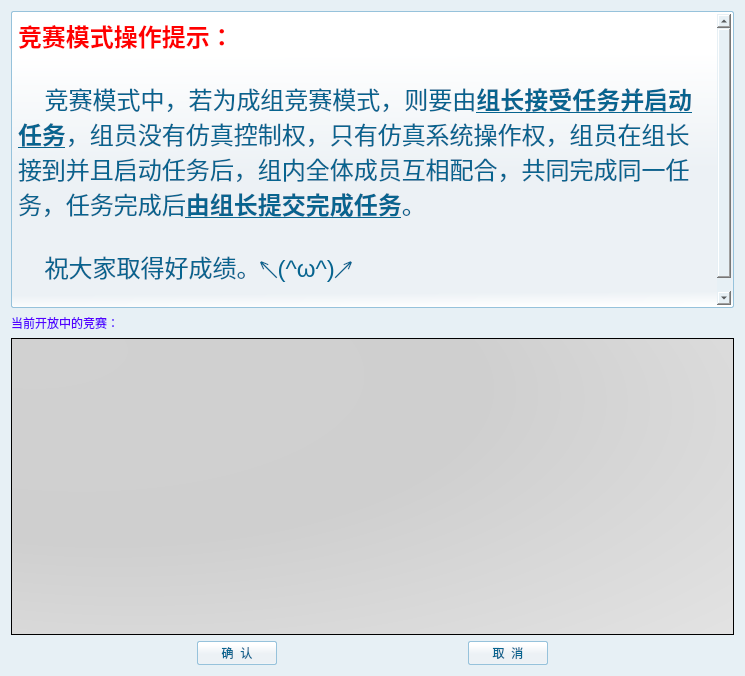
<?xml version="1.0" encoding="UTF-8"?>
<ui version="4.0">
 <class>WaitContest</class>
 <widget class="QWidget" name="WaitContest">
  <property name="geometry">
   <rect>
    <x>0</x>
    <y>0</y>
    <width>745</width>
    <height>676</height>
   </rect>
  </property>
  <property name="windowTitle">
   <string>竞赛提示</string>
  </property>
  <property name="styleSheet">
   <string notr="true">font: 14pt &quot;宋体&quot;;
background-color: rgb(231, 240, 245);</string>
  </property>
  <layout class="QGridLayout" name="gridLayout">
   <item row="3" column="0">
    <layout class="QHBoxLayout" name="horizontalLayout">
     <item>
      <spacer name="horizontalSpacer">
       <property name="orientation">
        <enum>Qt::Horizontal</enum>
       </property>
       <property name="sizeHint" stdset="0">
        <size>
         <width>40</width>
         <height>20</height>
        </size>
       </property>
      </spacer>
     </item>
     <item>
      <widget class="QPushButton" name="pushButtonOK">
       <property name="minimumSize">
        <size>
         <width>80</width>
         <height>0</height>
        </size>
       </property>
       <property name="styleSheet">
        <string notr="true">background-color: qlineargradient(spread:pad, x1:0.520599, y1:1, x2:0.508, y2:0.142, stop:0 rgba(255, 255, 255, 255), stop:0.0564972 rgba(236, 241, 245, 255), stop:0.536723 rgba(236, 241, 245, 255), stop:1 rgba(255, 255, 255, 255));

    border-width: 1px;
    border-color: rgb(150, 194, 219);
    border-style: solid;
    border-radius: 2;
    padding: 2px;
font: 13pt &quot;汉仪中黑简&quot;;
color: rgb(7, 100, 143);font: 75 14pt &quot;宋体&quot;;</string>
       </property>
       <property name="text">
        <string>确  认</string>
       </property>
      </widget>
     </item>
     <item>
      <spacer name="horizontalSpacer_2">
       <property name="orientation">
        <enum>Qt::Horizontal</enum>
       </property>
       <property name="sizeHint" stdset="0">
        <size>
         <width>40</width>
         <height>20</height>
        </size>
       </property>
      </spacer>
     </item>
     <item>
      <widget class="QPushButton" name="pushButtonCancel">
       <property name="minimumSize">
        <size>
         <width>80</width>
         <height>0</height>
        </size>
       </property>
       <property name="styleSheet">
        <string notr="true">background-color: qlineargradient(spread:pad, x1:0.520599, y1:1, x2:0.508, y2:0.142, stop:0 rgba(255, 255, 255, 255), stop:0.0564972 rgba(236, 241, 245, 255), stop:0.536723 rgba(236, 241, 245, 255), stop:1 rgba(255, 255, 255, 255));

    border-width: 1px;
    border-color: rgb(150, 194, 219);
    border-style: solid;
    border-radius: 2;
    padding: 2px;
font: 13pt &quot;汉仪中黑简&quot;;
color: rgb(7, 100, 143);font: 75 14pt &quot;宋体&quot;;</string>
       </property>
       <property name="text">
        <string>取  消</string>
       </property>
      </widget>
     </item>
     <item>
      <spacer name="horizontalSpacer_3">
       <property name="orientation">
        <enum>Qt::Horizontal</enum>
       </property>
       <property name="sizeHint" stdset="0">
        <size>
         <width>40</width>
         <height>20</height>
        </size>
       </property>
      </spacer>
     </item>
    </layout>
   </item>
   <item row="0" column="0">
    <widget class="QTextBrowser" name="textBrowser">
     <property name="styleSheet">
      <string notr="true">background-color: qlineargradient(spread:pad, x1:0.520599, y1:1, x2:0.508, y2:0.142, stop:0 rgba(255, 255, 255, 255), stop:0.0564972 rgba(236, 241, 245, 255), stop:0.536723 rgba(236, 241, 245, 255), stop:1 rgba(255, 255, 255, 255));

    border-width: 1px;
    border-color: rgb(150, 194, 219);
    border-style: solid;
    border-radius: 2;
    padding: 2px;
font: 13pt &quot;汉仪中黑简&quot;;
color: rgb(7, 100, 143);</string>
     </property>
     <property name="undoRedoEnabled">
      <bool>false</bool>
     </property>
     <property name="html">
      <string>&lt;!DOCTYPE HTML PUBLIC &quot;-//W3C//DTD HTML 4.0//EN&quot; &quot;http://www.w3.org/TR/REC-html40/strict.dtd&quot;&gt;
&lt;html&gt;&lt;head&gt;&lt;meta name=&quot;qrichtext&quot; content=&quot;1&quot; /&gt;&lt;style type=&quot;text/css&quot;&gt;
p, li { white-space: pre-wrap; }
&lt;/style&gt;&lt;/head&gt;&lt;body style=&quot; font-family:'汉仪中黑简'; font-size:13pt; font-weight:400; font-style:normal;&quot;&gt;
&lt;p style=&quot; margin-top:0px; margin-bottom:0px; margin-left:0px; margin-right:0px; -qt-block-indent:0; text-indent:0px;&quot;&gt;&lt;span style=&quot; font-family:'SimSun'; font-size:18pt; font-weight:600; color:#ff0000;&quot;&gt;竞赛模式操作提示：&lt;/span&gt;&lt;/p&gt;
&lt;p style=&quot;-qt-paragraph-type:empty; margin-top:0px; margin-bottom:0px; margin-left:0px; margin-right:0px; -qt-block-indent:0; text-indent:0px; font-family:'SimSun'; font-size:18pt; font-weight:600; color:#ff0000;&quot;&gt;&lt;/p&gt;
&lt;p style=&quot; margin-top:0px; margin-bottom:0px; margin-left:0px; margin-right:0px; -qt-block-indent:0; text-indent:0px;&quot;&gt;&lt;span style=&quot; font-family:'SimSun'; font-size:18pt;&quot;&gt;    竞赛模式中，若为成组竞赛模式，则要由&lt;/span&gt;&lt;span style=&quot; font-family:'SimSun'; font-size:18pt; font-weight:600; text-decoration: underline;&quot;&gt;组长接受任务并启动任务&lt;/span&gt;&lt;span style=&quot; font-family:'SimSun'; font-size:18pt;&quot;&gt;，组员没有仿真控制权，只有仿真系统操作权，组员在组长接到并且启动任务后，组内全体成员互相配合，共同完成同一任务，任务完成后&lt;/span&gt;&lt;span style=&quot; font-family:'SimSun'; font-size:18pt; font-weight:600; text-decoration: underline;&quot;&gt;由组长提交完成任务&lt;/span&gt;&lt;span style=&quot; font-family:'SimSun'; font-size:18pt;&quot;&gt;。&lt;/span&gt;&lt;/p&gt;
&lt;p style=&quot;-qt-paragraph-type:empty; margin-top:0px; margin-bottom:0px; margin-left:0px; margin-right:0px; -qt-block-indent:0; text-indent:0px; font-family:'SimSun'; font-size:18pt;&quot;&gt;&lt;/p&gt;
&lt;p style=&quot; margin-top:0px; margin-bottom:0px; margin-left:0px; margin-right:0px; -qt-block-indent:0; text-indent:0px;&quot;&gt;&lt;span style=&quot; font-family:'SimSun'; font-size:18pt;&quot;&gt;    祝大家取得好成绩。↖(^ω^)↗&lt;/span&gt;&lt;/p&gt;
&lt;p style=&quot;-qt-paragraph-type:empty; margin-top:0px; margin-bottom:0px; margin-left:0px; margin-right:0px; -qt-block-indent:0; text-indent:0px; font-family:'SimSun'; font-size:18pt;&quot;&gt;&lt;/p&gt;&lt;/body&gt;&lt;/html&gt;</string>
     </property>
     <property name="textInteractionFlags">
      <set>Qt::LinksAccessibleByKeyboard|Qt::LinksAccessibleByMouse</set>
     </property>
    </widget>
   </item>
   <item row="1" column="0">
    <widget class="QLabel" name="label">
     <property name="styleSheet">
      <string notr="true">font: 14pt &quot;宋体&quot;;
font: 75 16pt &quot;宋体&quot;;
color: rgb(85, 0, 255);</string>
     </property>
     <property name="text">
      <string>当前开放中的竞赛：</string>
     </property>
    </widget>
   </item>
   <item row="2" column="0">
    <widget class="QTextBrowser" name="textBrowser_curContest">
     <property name="styleSheet">
      <string notr="true">background-color: qradialgradient(spread:pad, cx:0.272727, cy:0.352, radius:1.088, fx:0, fy:0, stop:0 rgba(209, 209, 209, 255), stop:0.480226 rgba(207, 207, 207, 255), stop:1 rgba(230, 230, 230, 255));</string>
     </property>
    </widget>
   </item>
  </layout>
 </widget>
 <resources/>
 <connections/>
</ui>
